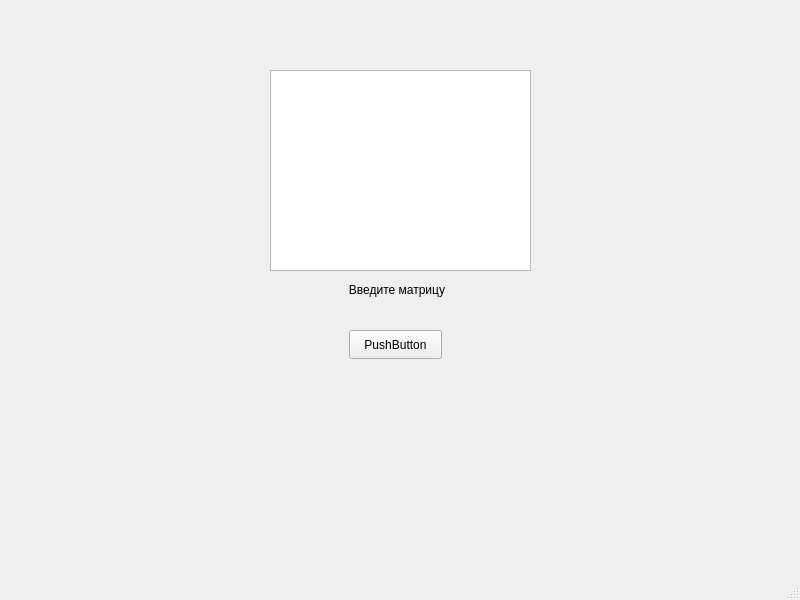
<?xml version="1.0" encoding="UTF-8"?>
<ui version="4.0">
 <class>MainWindow</class>
 <widget class="QMainWindow" name="MainWindow">
  <property name="geometry">
   <rect>
    <x>0</x>
    <y>0</y>
    <width>800</width>
    <height>600</height>
   </rect>
  </property>
  <property name="windowTitle">
   <string>MainWindow</string>
  </property>
  <widget class="QWidget" name="centralwidget">
   <widget class="QPushButton" name="pushButton">
    <property name="geometry">
     <rect>
      <x>349</x>
      <y>330</y>
      <width>93</width>
      <height>29</height>
     </rect>
    </property>
    <property name="text">
     <string>PushButton</string>
    </property>
   </widget>
   <widget class="QLabel" name="label">
    <property name="geometry">
     <rect>
      <x>197</x>
      <y>280</y>
      <width>400</width>
      <height>20</height>
     </rect>
    </property>
    <property name="text">
     <string>Введите матрицу</string>
    </property>
    <property name="alignment">
     <set>Qt::AlignmentFlag::AlignCenter</set>
    </property>
   </widget>
   <widget class="QTextEdit" name="textEdit">
    <property name="geometry">
     <rect>
      <x>270</x>
      <y>70</y>
      <width>261</width>
      <height>201</height>
     </rect>
    </property>
   </widget>
   <widget class="QLabel" name="label_2">
    <property name="geometry">
     <rect>
      <x>197</x>
      <y>303</y>
      <width>400</width>
      <height>20</height>
     </rect>
    </property>
    <property name="text">
     <string/>
    </property>
    <property name="alignment">
     <set>Qt::AlignmentFlag::AlignCenter</set>
    </property>
   </widget>
  </widget>
  <widget class="QMenuBar" name="menubar">
   <property name="geometry">
    <rect>
     <x>0</x>
     <y>0</y>
     <width>800</width>
     <height>26</height>
    </rect>
   </property>
  </widget>
  <widget class="QStatusBar" name="statusbar"/>
 </widget>
 <resources/>
 <connections/>
</ui>
